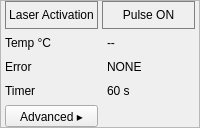
              <widget class="QFrame" name="mainControlsFrame">
               <property name="minimumSize">
                <size>
                 <width>0</width>
                 <height>50</height>
                </size>
               </property>
               <property name="frameShape">
                <enum>QFrame::Shape::StyledPanel</enum>
               </property>
               <property name="frameShadow">
                <enum>QFrame::Shadow::Raised</enum>
               </property>
               <layout class="QGridLayout" name="gridLayout">
                <property name="leftMargin">
                 <number>4</number>
                </property>
                <property name="topMargin">
                 <number>0</number>
                </property>
                <property name="rightMargin">
                 <number>4</number>
                </property>
                <property name="bottomMargin">
                 <number>0</number>
                </property>
                <property name="spacing">
                 <number>4</number>
                </property>
                <item row="0" column="0" colspan="2">
                 <layout class="QHBoxLayout" name="horizontalLayout_11">
                  <item>
                   <widget class="QPushButton" name="laser_act_b">
                    <property name="enabled">
                     <bool>true</bool>
                    </property>
                    <property name="sizePolicy">
                     <sizepolicy hsizetype="Preferred" vsizetype="Preferred">
                      <horstretch>0</horstretch>
                      <verstretch>0</verstretch>
                     </sizepolicy>
                    </property>
                    <property name="minimumSize">
                     <size>
                      <width>0</width>
                      <height>28</height>
                     </size>
                    </property>
                    <property name="styleSheet">
                     <string notr="true">QPushButton {
    background-color: none; /* Дефолтний колір */
    border: none;
    color: black;
    border-left: 1px solid gray;
    border-right: 1px solid gray;
	border-top:1px solid gray;
    border-bottom: 1px solid gray;
}

QPushButton:hover {
    background-color: rgba(0, 0, 0, 0.1); /* Легке затемнення при наведенні */
}

QPushButton:checked {
    background-color: rgb(130, 170, 90); /* Зелений при натисканні */
    border-left: 1px solid rgb(110, 144, 76);
    border-right: 1px solid rgb(110, 144, 76);
    border-bottom: 1px solid rgb(110, 144, 76);
	border-top: 1px solid rgb(110, 144, 76);
    color: white;
}

QPushButton:checked:hover {
    background-color: rgb(138, 181, 96); /* Світліший зелений при наведенні в активному стані */
}
</string>
                    </property>
                    <property name="text">
                     <string>Laser Activation</string>
                    </property>
                    <property name="checkable">
                     <bool>false</bool>
                    </property>
                    <property name="flat">
                     <bool>false</bool>
                    </property>
                   </widget>
                  </item>
                  <item>
                   <widget class="QPushButton" name="pulse_b">
                    <property name="enabled">
                     <bool>true</bool>
                    </property>
                    <property name="sizePolicy">
                     <sizepolicy hsizetype="Preferred" vsizetype="Preferred">
                      <horstretch>0</horstretch>
                      <verstretch>0</verstretch>
                     </sizepolicy>
                    </property>
                    <property name="minimumSize">
                     <size>
                      <width>0</width>
                      <height>28</height>
                     </size>
                    </property>
                    <property name="styleSheet">
                     <string notr="true">QPushButton {
    background-color: none; /* Дефолтний колір */
    border: none;
    color: black;
    border-left: 1px solid gray;
    border-right: 1px solid gray;
	border-top:1px solid gray;
    border-bottom: 1px solid gray;
}

QPushButton:hover {
    background-color: rgba(0, 0, 0, 0.1); /* Легке затемнення при наведенні */
}

</string>
                    </property>
                    <property name="text">
                     <string>Pulse ON</string>
                    </property>
                    <property name="checkable">
                     <bool>true</bool>
                    </property>
                   </widget>
                  </item>
                 </layout>
                </item>
                <item row="5" column="0">
                 <widget class="QToolButton" name="btnLaserAdvanced">
                  <property name="sizePolicy">
                   <sizepolicy hsizetype="Preferred" vsizetype="Preferred">
                    <horstretch>0</horstretch>
                    <verstretch>0</verstretch>
                   </sizepolicy>
                  </property>
                  <property name="minimumSize">
                   <size>
                    <width>20</width>
                    <height>20</height>
                   </size>
                  </property>
                  <property name="maximumSize">
                   <size>
                    <width>120</width>
                    <height>16777215</height>
                   </size>
                  </property>
                  <property name="text">
                   <string>Advanced ▸</string>
                  </property>
                  <property name="toolButtonStyle">
                   <enum>Qt::ToolButtonStyle::ToolButtonTextBesideIcon</enum>
                  </property>
                 </widget>
                </item>
                <item row="1" column="0" colspan="2">
                 <layout class="QGridLayout" name="gridLayout_4">
                  <property name="horizontalSpacing">
                   <number>16</number>
                  </property>
                  <property name="verticalSpacing">
                   <number>4</number>
                  </property>
                  <item row="1" column="1">
                   <widget class="QLabel" name="labelLaserErrorValue">
                    <property name="minimumSize">
                     <size>
                      <width>70</width>
                      <height>20</height>
                     </size>
                    </property>
                    <property name="font">
                     <font>
                      <pointsize>9</pointsize>
                     </font>
                    </property>
                    <property name="text">
                     <string>NONE</string>
                    </property>
                   </widget>
                  </item>
                  <item row="0" column="1">
                   <widget class="QLabel" name="labelLaserTempValue">
                    <property name="minimumSize">
                     <size>
                      <width>70</width>
                      <height>20</height>
                     </size>
                    </property>
                    <property name="font">
                     <font>
                      <pointsize>9</pointsize>
                     </font>
                    </property>
                    <property name="text">
                     <string>--</string>
                    </property>
                   </widget>
                  </item>
                  <item row="1" column="0">
                   <widget class="QLabel" name="labelLaserErrorTitle">
                    <property name="minimumSize">
                     <size>
                      <width>80</width>
                      <height>20</height>
                     </size>
                    </property>
                    <property name="maximumSize">
                     <size>
                      <width>86</width>
                      <height>16777215</height>
                     </size>
                    </property>
                    <property name="text">
                     <string>Error</string>
                    </property>
                   </widget>
                  </item>
                  <item row="0" column="0">
                   <widget class="QLabel" name="labelLaserTempTitle">
                    <property name="minimumSize">
                     <size>
                      <width>80</width>
                      <height>20</height>
                     </size>
                    </property>
                    <property name="maximumSize">
                     <size>
                      <width>86</width>
                      <height>16777215</height>
                     </size>
                    </property>
                    <property name="text">
                     <string>Temp °C</string>
                    </property>
                   </widget>
                  </item>
                  <item row="2" column="0">
                   <widget class="QLabel" name="labelPulseTimerTitle">
                    <property name="minimumSize">
                     <size>
                      <width>80</width>
                      <height>20</height>
                     </size>
                    </property>
                    <property name="maximumSize">
                     <size>
                      <width>86</width>
                      <height>16777215</height>
                     </size>
                    </property>
                    <property name="text">
                     <string>Timer</string>
                    </property>
                   </widget>
                  </item>
                  <item row="2" column="1">
                   <widget class="QLabel" name="labelPulseTimerValue">
                    <property name="minimumSize">
                     <size>
                      <width>70</width>
                      <height>20</height>
                     </size>
                    </property>
                    <property name="font">
                     <font>
                      <pointsize>9</pointsize>
                     </font>
                    </property>
                    <property name="text">
                     <string>60 s</string>
                    </property>
                   </widget>
                  </item>
                 </layout>
                </item>
               </layout>
              </widget>
